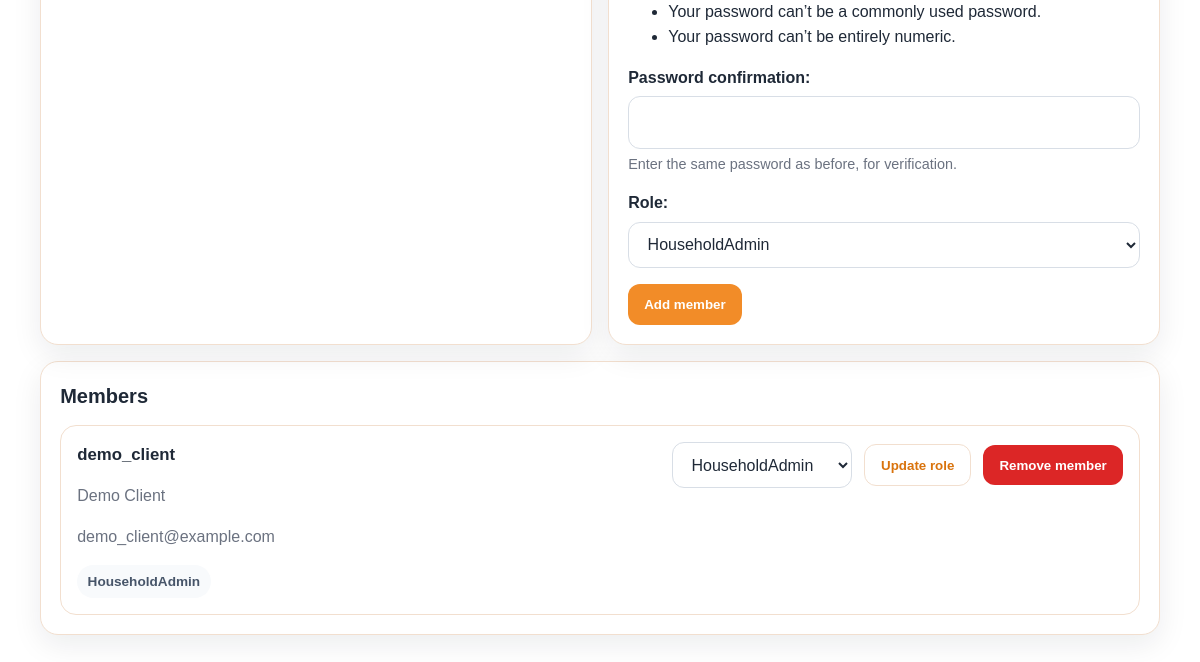
Before: /household/ (signed in, lower part) with the older database file.
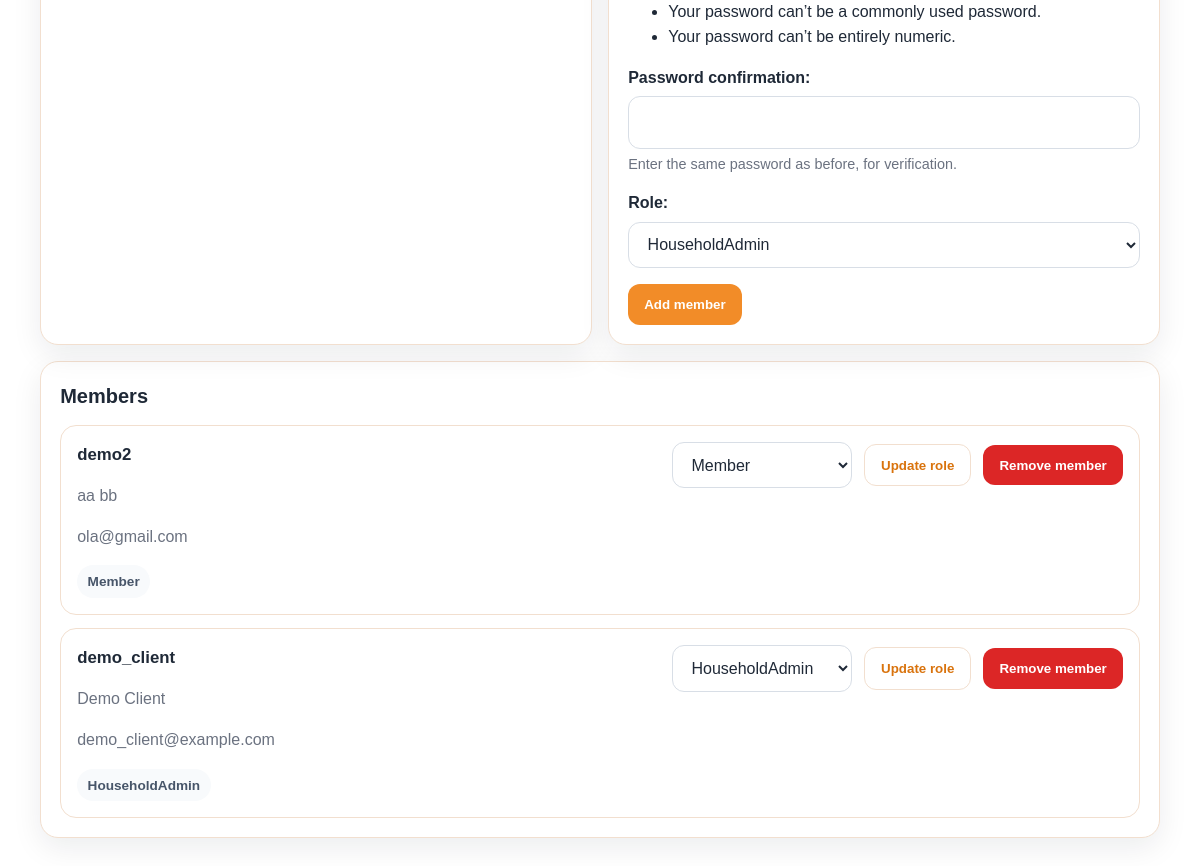
After: the same page with the newer database file.
### app/models.py (models this page shows, shortened)
class HouseholdMember(models.Model):
    user = models.OneToOneField(
        User,
        on_delete=models.CASCADE,
        related_name='household_member'
    )
    household = models.ForeignKey(
        Household,
        on_delete=models.CASCADE,
        related_name='household_members'
    )
    joined_at = models.DateTimeField(auto_now_add=True)
    class Meta:
        permissions = [
            ('manage_household_members', 'Can manage household members'),
            ('change_member_role', 'Can change household member role'),
        ]

### app/views.py (the view, shortened to what this page needs)
# urls.py: path('household/', views.household_manage, name='household_manage'),
@login_required
def household_manage(request):
    membership = get_membership(request.user)
    if not (
        request.user.has_perm('app.change_household')
        or request.user.has_perm('app.manage_household_members')
    ):
        return redirect('app:dashboard')
    if request.method == 'POST':
        if not request.user.has_perm('app.change_household'):
            messages.error(request, 'You do not have permission to edit this household.')
            return redirect('app:household_manage')
        household_form = HouseholdForm(request.POST, instance=membership.household)
        if household_form.is_valid():
            household_form.save()
            messages.success(request, 'Household updated successfully.')
            return redirect('app:household_manage')
    else:
        household_form = HouseholdForm(instance=membership.household)
    context = _build_household_manage_context(
        request,
        membership,
        household_form=household_form,
    )
    return render(request, 'app/household/household_manage.html', context)

### app/forms.py (shortened to what this page needs)
class HouseholdForm(forms.ModelForm):
    class Meta:
        model = Household
        fields = ['name', 'description']

class HouseholdMemberCreateForm(UserCreationForm):
    email = forms.EmailField(required=False)
    first_name = forms.CharField(max_length=150, required=False)
    last_name = forms.CharField(max_length=150, required=False)
    role = forms.ChoiceField(
        choices=[(role, role) for role in ROLE_GROUPS],
        label='Role'
    )
    class Meta(UserCreationForm.Meta):
        model = User
        fields = ['username', 'email', 'first_name', 'last_name', 'password1', 'password2', 'role']

### app/utils.py (called while the page is built)
def get_user_role(user):
    if not user.is_authenticated:
        return None
    group = user.groups.filter(name__in=ROLE_GROUPS).first()
    return group.name if group else None

def get_membership(user):
    return getattr(user, 'household_member', None)

### app/templates/app/household/household_manage.html (shortened to what the changed rows need)
{% extends "base.html" %}
{% block content %}
{% if is_creating_household %}
    <div class="page-header">
        <div>
            <span class="eyebrow">Get started</span>
            <h1>Create household</h1>
            <p class="page-subtitle">You are not part of a household yet. Create one to start using Pantry Helper.</p>
        </div>
    </div>
    <form method="post" action="{% url 'app:household_manage' %}" class="card form-card">
        {% csrf_token %}
        {{ household_form.as_p }}
        <div class="page-actions">
            <button type="submit" class="btn">Create household</button>
            <a href="{% url 'app:dashboard' %}" class="btn btn-secondary">Back to dashboard</a>
        </div>
    </form>
{% else %}
    <section class="card" style="margin-top: 1rem;">
        <h2>Members</h2>
        {% if members_with_roles %}
            <div class="list-stack">
                {% for item in members_with_roles %}
                    <div class="member-row">
                        <div class="list-row-head">
                            <div>
                                <h3>{{ item.membership.user.username }}</h3>
                                {% if item.membership.user.first_name or item.membership.user.last_name %}
                                    <p class="muted">
                                        {{ item.membership.user.first_name }} {{ item.membership.user.last_name }}
                                    </p>
                                {% endif %}
                                {% if item.membership.user.email %}
                                    <p class="muted">{{ item.membership.user.email }}</p>
                                {% endif %}
                                <div class="tag-row" style="margin-top: 0.5rem;">
                                    <span class="tag tag-muted">
                                        {{ item.current_role|default:"No role assigned" }}
                                    </span>
                                </div>
                            </div>
                            <div class="tag-row">
                                {% if can_change_member_role %}
                                    <form method="post" action="{% url 'app:household_member_change_role' item.membership.id %}" class="inline-form">
                                        <select name="role">
                                            {% for role_name in available_roles %}
                                                <option value="{{ role_name }}" {% if role_name == item.current_role %}selected{% endif %}>
                                                    {{ role_name }}
                                                </option>
                                            {% endfor %}
                                        </select>
                                        <button type="submit" class="btn btn-secondary">Update role</button>
                                    </form>
                                {% endif %}
                                {% if can_manage_members %}
                                    <form method="post" action="{% url 'app:household_member_remove' item.membership.id %}" class="inline-form">
                                        <button type="submit" class="btn btn-danger">Remove member</button>
                                    </form>
                                {% endif %}
                            </div>
                        </div>
                    </div>
                {% endfor %}
            </div>
        {% else %}
            <div class="empty-state">
                <p class="muted">No household members found.</p>
            </div>
        {% endif %}
    </section>
{% endif %}
{% endblock %}

Changed rows visible on the page:
added HouseholdMember: membership.user.username "demo2", membership.user.first_name "aa", membership.user.last_name "bb", membership.user.email "ola@gmail.com", current_role "Member", role "Member"
